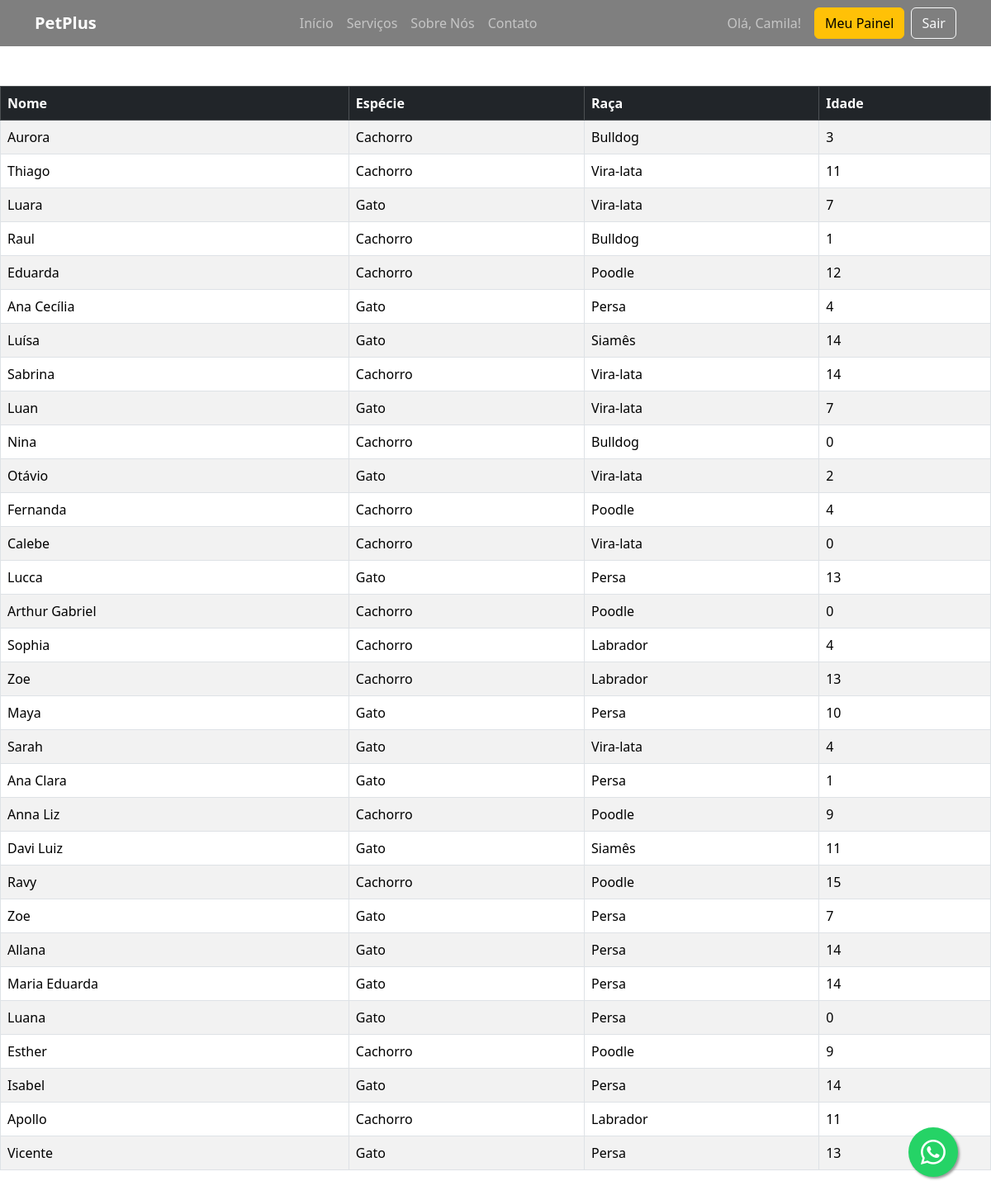
The page /animais/ (signed in) on the database its author committed.
### core/models.py (models this page shows, shortened)
class Usuario(AbstractUser):
    email = models.EmailField(unique=True)
    SEXO = [
        ('M', 'Masculino'),
        ('F', 'Feminino'),
        ('O', 'Outros'),
    ]
    cpf = models.CharField(max_length=11, unique=True, blank=False, null=False)
    telefone = models.CharField(max_length=15)
    data_nascimento = models.DateField(null=True, blank=True)
    sexo = models.CharField(max_length=1, choices=SEXO)
    endereco = models.TextField(blank=False, null=False)

class Animal(models.Model):
    ESPECIES = [
        ('C', 'Cachorro'),
        ('G', 'Gato'),
        ('O', 'Outros'),
    ]
    SEXO = [
        ('M', 'Macho'),
        ('F', 'Fêmea'),
    ]
    nome = models.CharField(max_length=100)
    dono = models.ForeignKey(Cliente, on_delete=models.CASCADE, related_name='animais', blank=False, null=False)
    especie = models.CharField(max_length=1, choices=ESPECIES)
    raca = models.CharField(max_length=100)
    data_nascimento = models.DateField(null=True, blank=True)
    peso = models.DecimalField(max_digits=5, decimal_places=2, null=True, blank=True)
    sexo = models.CharField(max_length=1, choices=SEXO)
    observacoes = models.TextField(blank=True)
    @property
    def idade(self):
        if not self.data_nascimento:
            return 0
        hoje = date.today()
        idade_calculada = hoje.year - self.data_nascimento.year -(
            (hoje.month, hoje.day) < (self.data_nascimento.month, self.data_nascimento.day)
            )
        return idade_calculada

### core/views.py (the view)
# urls.py: path('animais/', views.lista_animais, name='lista_animais'),#acesso da Recepcionista
def lista_animais(request):
    animais = Animal.objects.all()
    return render(request, 'Recepcionista/lista_animais.html', {'animais': animais})

### templates/Recepcionista/lista_animais.html (shortened to what this page needs)
{% extends 'base.html' %}
{% block content %}
<div class="contrainer my-5">
    <table class="table table-striped table-bordered">
        <thead class="table-dark">
            <tr>
                <th>Nome</th>
                <th>Espécie</th>
                <th>Raça</th>
                <th>Idade</th>
            </tr>
        </thead>
        <tbody>
            {%for animal in animais %}
            <tr>
                <td>{{animal.nome}}</td>
                <td>{{animal.get_especie_display}}</td>
                <td>{{animal.raca}}</td>
                <td>{{animal.idade}}</td>
            </tr>
            {% empty %}
            <tr>
                <td animal colspan="3" class="text-center">Nenhum animal cadastrado</td>
            </tr>
            {% endfor %}
        </tbody>
    </table>
</div>
{% endblock %}

### templates/base.html (shortened to what this page needs)
{% load static %}
<!doctype html>
<html lang="pt-br">
<head>
    <link href="https://cdn.jsdelivr.net/npm/bootstrap@5.3.7/dist/css/bootstrap.min.css" rel="stylesheet">
    <link rel="stylesheet" href="https://cdn.jsdelivr.net/npm/bootstrap-icons@1.11.3/font/bootstrap-icons.min.css">
    <link rel="stylesheet" href="{% static 'css/website.css' %}">
</head>
<body>
    <nav class="navbar navbar-expand-lg navbar-dark fixed-top">
        <div class="container">
            <a class="navbar-brand fw-bold" href="{% url 'home' %}">PetPlus</a>
            <div class="collapse navbar-collapse" id="navbarNav">
                <ul class="navbar-nav mx-auto">
                    <li class="nav-item"><a class="nav-link" href="#">Início</a></li>
                    <li class="nav-item"><a class="nav-link" href="#">Serviços</a></li>
                    <li class="nav-item"><a class="nav-link" href="#">Sobre Nós</a></li>
                    <li class="nav-item"><a class="nav-link" href="#">Contato</a></li>
                </ul>
                <div class="d-flex align-items-center">
                    {% if user.is_authenticated %}
                        <span class="navbar-text me-3">
                            Olá, {{ user.first_name|default:user.username }}!
                        </span>
                        <a href="{% url 'redirect_apos_login' %}" class="btn btn-warning me-2">Meu Painel</a>
                        <form action="{% url 'logout' %}" method="post" class="d-inline">
                            <button type="submit" class="btn btn-outline-light">Sair</button>
                        </form>
                    {% else %}
                        <a href="{% url 'login' %}" class="btn btn-outline-light">Login</a>
                    {% endif %}
                </div>
            </div>
        </div>
    </nav>
    <a href="https://api.whatsapp.com/send?phone=SEUNUMERO&text=Olá! Gostaria de mais informações." class="whatsapp-float" target="_blank">
        <i class="bi bi-whatsapp"></i>
    </a>
	<div class="container-fluid p-0">
        {% block content %}
        {% endblock %}
    </div>
</body>
</html>

### static/css/website.css (style rules this page uses)
body { padding-top: 56px; }
.navbar { background-color: rgba(0, 0, 0, 0.5) !important; backdrop-filter: blur(10px); -webkit-backdrop-filter: blur(10px); }
.whatsapp-float { position: fixed; width: 60px; height: 60px; bottom: 40px; right: 40px; background-color: #25d366; color: #FFF; border-radius: 50px; text-align: center; font-size: 30px; box-shadow: 2px 2px 3px #999; z-index: 100; display: flex; align-items: center; justify-content: center; transition: transform 0.2s ease-in-out; }

### rows shown on the page
Usuario: first_name "Camila"
Animal: nome "Aurora", especie "Cachorro", raca "Bulldog", idade "3"
Animal: nome "Thiago", especie "Cachorro", raca "Vira-lata", idade "11"
Animal: nome "Luara", especie "Gato", raca "Vira-lata", idade "7"
Animal: nome "Raul", especie "Cachorro", raca "Bulldog", idade "1"
Animal: nome "Eduarda", especie "Cachorro", raca "Poodle", idade "12"
Animal: nome "Ana Cecília", especie "Gato", raca "Persa", idade "4"
Animal: nome "Luísa", especie "Gato", raca "Siamês", idade "14"
Animal: nome "Sabrina", especie "Cachorro", raca "Vira-lata", idade "14"
Animal: nome "Luan", especie "Gato", raca "Vira-lata", idade "7"
Animal: nome "Nina", especie "Cachorro", raca "Bulldog", idade "0"
Animal: nome "Otávio", especie "Gato", raca "Vira-lata", idade "2"
Animal: nome "Fernanda", especie "Cachorro", raca "Poodle", idade "4"
Animal: nome "Calebe", especie "Cachorro", raca "Vira-lata", idade "0"
Animal: nome "Lucca", especie "Gato", raca "Persa", idade "13"
Animal: nome "Arthur Gabriel", especie "Cachorro", raca "Poodle", idade "0"
Animal: nome "Sophia", especie "Cachorro", raca "Labrador", idade "4"
Animal: nome "Zoe", especie "Cachorro", raca "Labrador", idade "13"
Animal: nome "Maya", especie "Gato", raca "Persa", idade "10"
Animal: nome "Sarah", especie "Gato", raca "Vira-lata", idade "4"
Animal: nome "Ana Clara", especie "Gato", raca "Persa", idade "1"
Animal: nome "Anna Liz", especie "Cachorro", raca "Poodle", idade "9"
Animal: nome "Davi Luiz", especie "Gato", raca "Siamês", idade "11"
Animal: nome "Ravy", especie "Cachorro", raca "Poodle", idade "15"
Animal: nome "Zoe", especie "Gato", raca "Persa", idade "7"
Animal: nome "Allana", especie "Gato", raca "Persa", idade "14"
Animal: nome "Maria Eduarda", especie "Gato", raca "Persa", idade "14"
Animal: nome "Luana", especie "Gato", raca "Persa", idade "0"
Animal: nome "Esther", especie "Cachorro", raca "Poodle", idade "9"
Animal: nome "Isabel", especie "Gato", raca "Persa", idade "14"
Animal: nome "Apollo", especie "Cachorro", raca "Labrador", idade "11"
Animal: nome "Vicente", especie "Gato", raca "Persa", idade "13"
